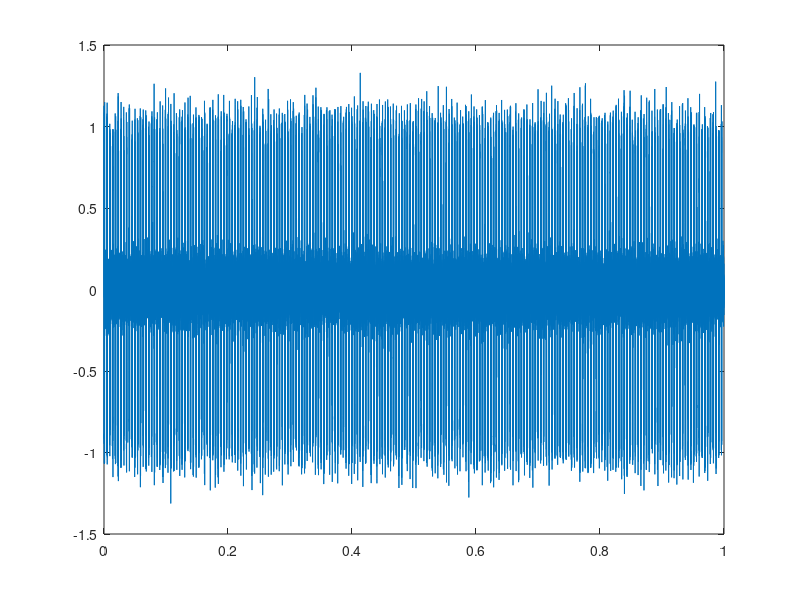

Write MATLAB code to recreate this figure.
fs = 48828.125; % Sampling rate
duration = 1.0; % Second
fm = 223; % Modulation frequency
fc = 4000; % Carrier frequency

t = 0:(1/fs):(duration - 1/fs);
carr = sin(2*pi*fc*t);

mod = (square(2*pi*fm*t, 25) + 1)/2;
signal = mod .* carr;

noise = 0.1*randn(size(signal));
y = (signal+noise);
plot(t, y);
soundsc(y, fs);